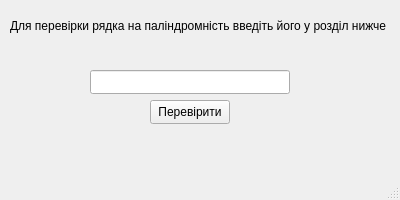
<?xml version="1.0" encoding="UTF-8"?>
<ui version="4.0">
 <class>MainWindow</class>
 <widget class="QMainWindow" name="MainWindow">
  <property name="windowModality">
   <enum>Qt::NonModal</enum>
  </property>
  <property name="geometry">
   <rect>
    <x>0</x>
    <y>0</y>
    <width>400</width>
    <height>200</height>
   </rect>
  </property>
  <property name="sizePolicy">
   <sizepolicy hsizetype="Fixed" vsizetype="Fixed">
    <horstretch>0</horstretch>
    <verstretch>0</verstretch>
   </sizepolicy>
  </property>
  <property name="minimumSize">
   <size>
    <width>400</width>
    <height>200</height>
   </size>
  </property>
  <property name="maximumSize">
   <size>
    <width>400</width>
    <height>500</height>
   </size>
  </property>
  <property name="windowTitle">
   <string>Паліндроми</string>
  </property>
  <property name="windowIcon">
   <iconset>
    <normaloff>../build-010405-Desktop_Qt_6_6_1_MinGW_64_bit-Debug/icons/icon.png</normaloff>../build-010405-Desktop_Qt_6_6_1_MinGW_64_bit-Debug/icons/icon.png</iconset>
  </property>
  <widget class="QWidget" name="centralwidget">
   <widget class="QLineEdit" name="lineEdit">
    <property name="geometry">
     <rect>
      <x>90</x>
      <y>70</y>
      <width>200</width>
      <height>24</height>
     </rect>
    </property>
   </widget>
   <widget class="QLabel" name="label1">
    <property name="geometry">
     <rect>
      <x>10</x>
      <y>0</y>
      <width>411</width>
      <height>51</height>
     </rect>
    </property>
    <property name="text">
     <string>Для перевірки рядка на паліндромність введіть його у розділ нижче</string>
    </property>
   </widget>
   <widget class="QPushButton" name="pushButton">
    <property name="geometry">
     <rect>
      <x>150</x>
      <y>100</y>
      <width>80</width>
      <height>24</height>
     </rect>
    </property>
    <property name="cursor">
     <cursorShape>PointingHandCursor</cursorShape>
    </property>
    <property name="text">
     <string>Перевірити</string>
    </property>
   </widget>
   <widget class="QLabel" name="label2">
    <property name="geometry">
     <rect>
      <x>80</x>
      <y>140</y>
      <width>721</width>
      <height>51</height>
     </rect>
    </property>
    <property name="cursor">
     <cursorShape>ArrowCursor</cursorShape>
    </property>
    <property name="autoFillBackground">
     <bool>false</bool>
    </property>
    <property name="frameShape">
     <enum>QFrame::NoFrame</enum>
    </property>
    <property name="text">
     <string/>
    </property>
    <property name="alignment">
     <set>Qt::AlignJustify|Qt::AlignTop</set>
    </property>
   </widget>
  </widget>
  <widget class="QMenuBar" name="menubar">
   <property name="geometry">
    <rect>
     <x>0</x>
     <y>0</y>
     <width>400</width>
     <height>21</height>
    </rect>
   </property>
  </widget>
  <widget class="QStatusBar" name="statusbar"/>
 </widget>
 <resources/>
 <connections/>
</ui>
